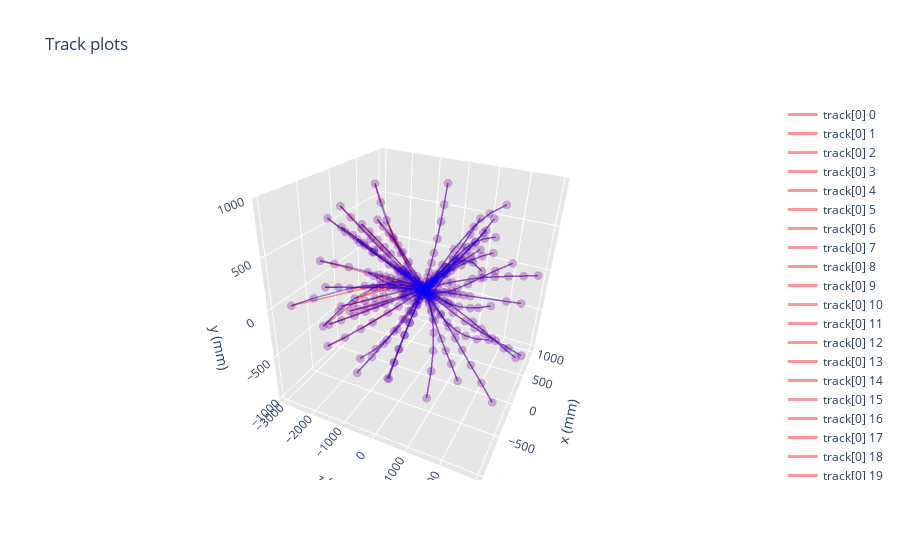

The notebook cell this image was saved under:
### Code cell
track_plot_list(tracks_l, n_tracks = 100, opacity = 0.4)
